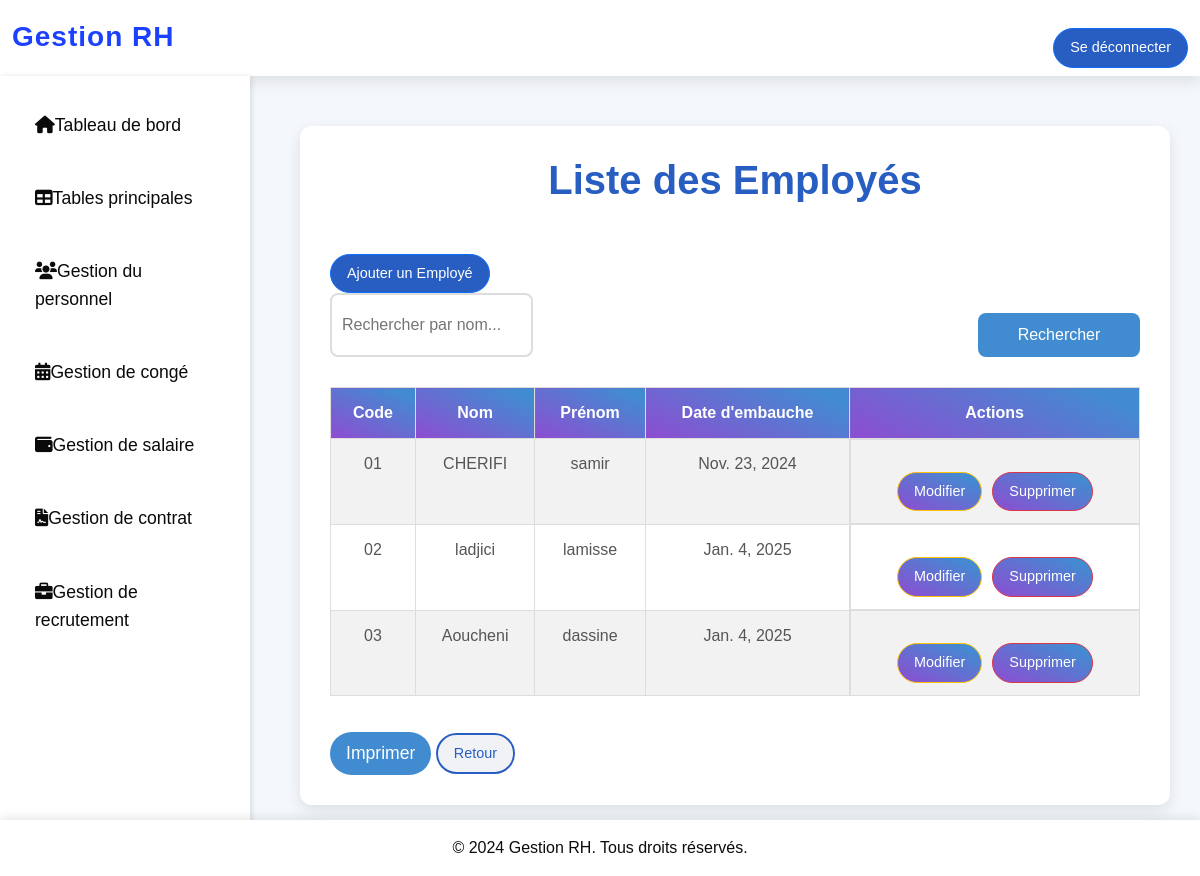
The app's page /gestion/employes/ (signed in) with its own data.
### gestion/models.py (models this page shows, shortened)
class Employe(models.Model):
    user = models.OneToOneField(User, on_delete=models.CASCADE, related_name="employe", null=True, blank=True)
    code = models.CharField(max_length=10, unique=True)
    nom = models.CharField(max_length=50)
    prenom = models.CharField(max_length=50)
    daten = models.DateField(verbose_name="Date de Naissance")
    date_embauche = models.DateField(verbose_name="Date d'embauche")
    adresse = models.TextField()
    email = models.EmailField(unique=True)
    telephone = models.CharField(max_length=15, null=True, blank=True)
    departement = models.CharField(max_length=100)
    poste = models.CharField(max_length=100)

### gestion/views.py (the view)
# urls.py: path('employes/', views.gestion_employes, name='gestion_employes'),
def gestion_employes(request):
    search_query = request.GET.get('search', '')
    if search_query:
        employes = Employe.objects.filter(nom__icontains=search_query)
    else:
        employes = Employe.objects.all()
    return render(request, 'gestion_employes/employe_list.html', {'employes': employes, 'search_query': search_query})

### gestion/templates/gestion_employes/employe_list.html (shortened to what this page needs)
{% extends 'base.html' %}
{% block content %}
<body>
    <div class="container">
        <h2>Liste des Employés</h2>
        <a href="{% url 'ajouter_employe' %}" class="btn btn-primary">Ajouter un Employé</a>
        <form method="get" class="search-form">
            <input type="text" name="search" placeholder="Rechercher par nom..." value="{{ search_query }}">
            <button type="submit" class="btn btn-secondary">Rechercher</button>
        </form>
        <table class="table table-striped">
            <thead>
                <tr>
                    <th>Code</th>
                    <th>Nom</th>
                    <th>Prénom</th>
                    <th>Date d'embauche</th>
                    <th>Actions</th>
                </tr>
            </thead>
            <tbody>
                {% for employe in employes %}
                <tr>
                    <td>{{ employe.code }}</td>
                    <td>{{ employe.nom }}</td>
                    <td>{{ employe.prenom }}</td>
                    <td>{{ employe.date_embauche }}</td>
                    <td>
                        <a href="{% url 'modifier_employe' employe.id %}" class="btn btn-warning">Modifier</a>
                        <a href="{% url 'supprimer_employe' employe.id %}" class="btn btn-danger">Supprimer</a>
                    </td>
                </tr>
                {% empty %}
                <tr>
                    <td colspan="5">Aucun employé trouvé.</td>
                </tr>
                {% endfor %}
            </tbody>
        </table>
        <button onclick="window.print()" class="btn btn-info">Imprimer</button>
        <a href="{% url 'gestion_tables' %}" class="btn btn-secondary">Retour</a>
    </div>
    {% endblock %}

### gestion/templates/base.html (style rules this page uses)
* { margin: 0; padding: 0; box-sizing: border-box; font-family: 'Poppins', sans-serif; }
body { background-color: rgb(234, 234, 234); background-size: cover; background-repeat: no-repeat; background-position: center; height: 100vh; margin: 0; padding: 0; color: #131212; font-size: 16px; line-height: 1.6; }

### gestion/templates/gestion_employes/employe_list.html (style rules this page uses)
* { margin: 0; padding: 0; box-sizing: border-box; font-family: 'Poppins', sans-serif; }
body { background-color: #f4f7fc; color: #333; font-size: 16px; line-height: 1.6; }
.container { max-width: 1200px; margin-top: 20px; padding: 30px; background-color: #fff; box-shadow: 0px 5px 15px rgba(0, 0, 0, 0.1); border-radius: 12px; }
h2 { font-size: 2.5rem; font-weight: 700; color: #285DC2; text-align: center; margin-bottom: 30px; }
.search-form { display: flex; justify-content: space-between; margin-bottom: 20px; gap: 10px; }
.search-form input { width: 25%; padding: 10px; font-size: 1rem; border: 2px solid #ddd; border-radius: 8px; transition: border-color 0.3s ease; }
.search-form button { width: 20%; padding: 10px; font-size: 1rem; color: white; background-color: #418cd1; border: none; border-radius: 8px; cursor: pointer; transition: background-color 0.3s ease; }
.table { width: 100%; margin-top: 30px; border-collapse: collapse; }
.table th, .table td { padding: 12px; text-align: center; border: 1px solid #ddd; }
.table th { background: linear-gradient(205.17deg, #418cd1 10.93%, #9c41d1 116.08%); color: white; font-weight: 700; }
.table-striped tbody tr:nth-child(odd) { background-color: #f9f9f9; }
.table-striped tbody tr:nth-child(even) { background-color: #f0f0f0; }
.table td { color: #555; }
.table td:last-child { display: flex; justify-content: center; gap: 10px; }
.btn { font-size: 0.9rem; padding: 8px 16px; border-radius: 25px; transition: all 0.3s ease; margin-top: 20px; }
.btn-primary { background-color: #285DC2; color: white; }
.btn-secondary { background-color: #f0f2f5; color: #285DC2; border: 2px solid #285DC2; }
.btn-warning { background: linear-gradient(205.17deg, #418cd1 10.93%, #9c41d1 116.08%); color: white; }
.btn-danger { background: linear-gradient(205.17deg, #418cd1 10.93%, #9c41d1 116.08%); color: white; }
.btn-info { background-color: #418cd1; color: white; border: none; cursor: pointer; font-size: 1.1rem; }

### records on screen
Employe: code "01", nom "CHERIFI", prenom "samir", date_embauche "Nov. 23, 2024"
Employe: code "02", nom "ladjici", prenom "lamisse", date_embauche "Jan. 4, 2025"
Employe: code "03", nom "Aoucheni", prenom "dassine", date_embauche "Jan. 4, 2025"
